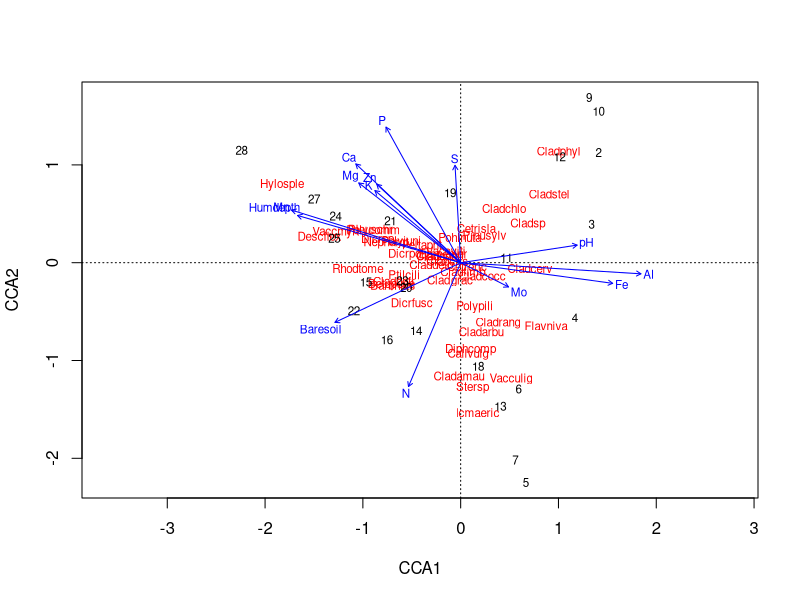
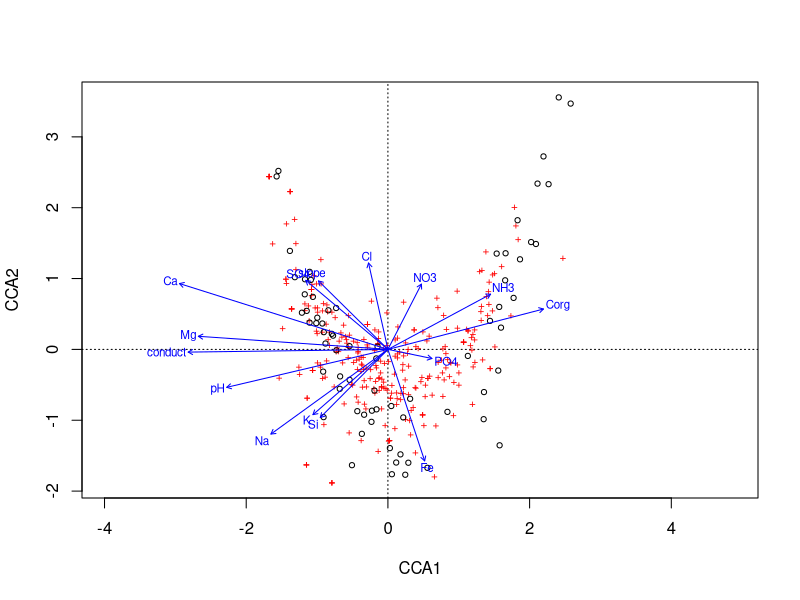
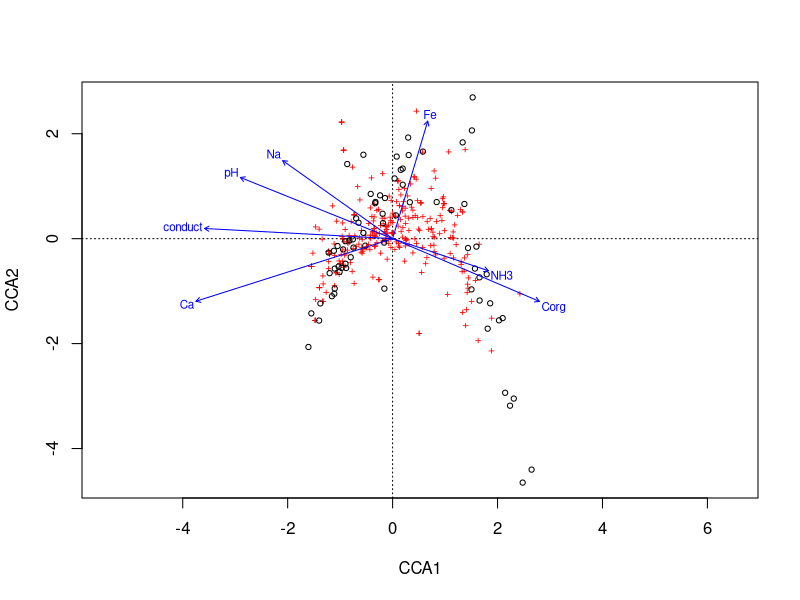
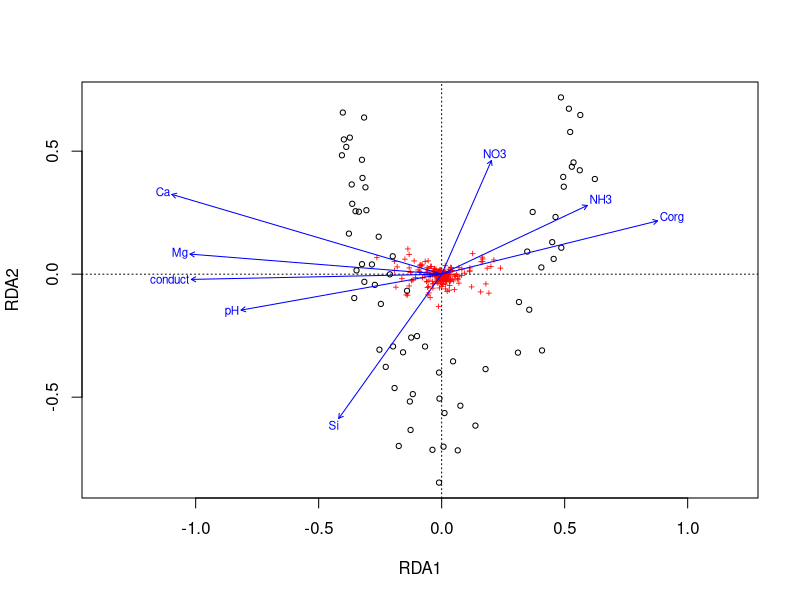
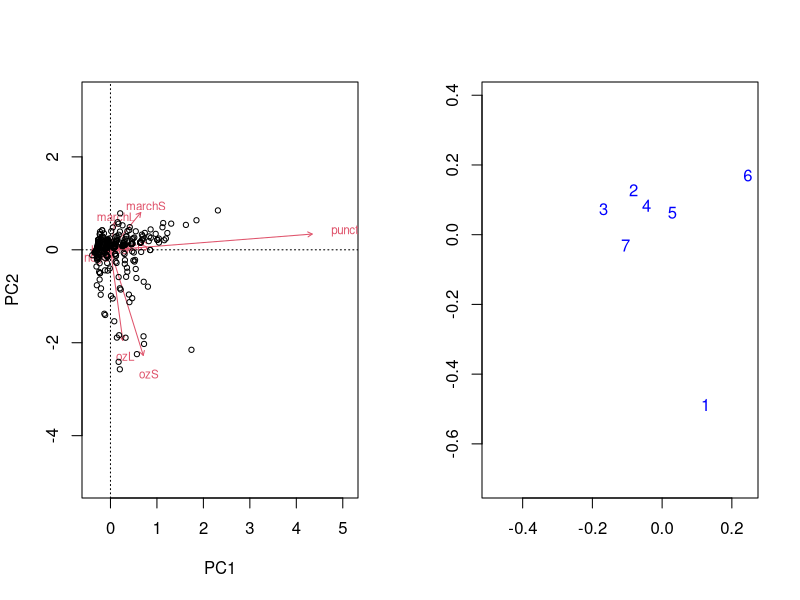

Reproduce these figures in R, in order.
## ----setup-options, echo = FALSE, results = "hide", message = FALSE------
knitr::opts_chunk$set(comment=NA, fig.align = "center",
                      out.width = "0.7\\linewidth",
                      echo = TRUE, message = TRUE, warning = TRUE,
                      cache = TRUE)
knitr::knit_hooks$set(crop.plot = knitr::hook_pdfcrop)

## ----packages, echo = FALSE, results = "hide", message = FALSE-----------
library("vegan")
data(varespec)
data(varechem)

## ----cca-model-----------------------------------------------------------
cca1 <- cca(varespec ~ ., data = varechem)
cca1

## ----rda-model-----------------------------------------------------------
rda1 <- rda(varespec ~ ., data = varechem)
rda1

## ----eigenvals-----------------------------------------------------------
eigenvals(cca1)

## ----your-turn-fit-cca---------------------------------------------------
library("vegan")
data(varechem, varespec)
## ...your code here...

## ----scores--------------------------------------------------------------
str(scores(cca1, choices = 1:4, display = c("species","sites")), max = 1)
head(scores(cca1, choices = 1:2, display = "sites"))

## ----scaling-example, results = "hide"-----------------------------------
scores(cca1, choices = 1:2, display = "species", scaling = 3)

## ----partial-ordination--------------------------------------------------
pcca <- cca(X = varespec,
            Y = varechem[, "Ca", drop = FALSE],
            Z = varechem[, "pH", drop = FALSE])
pcca <- cca(varespec ~ Ca + Condition(pH), data = varechem) ## easier!

## ----triplot-1, fig.height = 5, crop.plot = TRUE, out.width = "0.5\\linewidth"----
plot(cca1)

## ----cca-model-build1----------------------------------------------------
vare.cca <- cca(varespec ~ Al + P*(K + Baresoil), data = varechem)
vare.cca

## ----stepwise-1----------------------------------------------------------
upr <- cca(varespec ~ ., data = varechem)
lwr <- cca(varespec ~ 1, data = varechem)
set.seed(1)
mods <- ordistep(lwr, scope = formula(upr), trace = 0)

## ----stepwise-cca--------------------------------------------------------
mods

## ----stepwise-anova------------------------------------------------------
mods$anova

## ----stepwise-reverse----------------------------------------------------
mods2 <- step(upr, scope = list(lower = formula(lwr), upper = formula(upr)), trace = 0,
              test = "perm")
mods2

## ----cca-anova-----------------------------------------------------------
set.seed(42)
(perm <- anova(cca1))

## ----anova-args----------------------------------------------------------
args(anova.cca)

## ----anova-by-axis-------------------------------------------------------
set.seed(1)
anova(mods, by = "axis")

## ----anova-by-term-------------------------------------------------------
set.seed(5)
anova(mods, by = "terms")

## ----anova-by-margin-----------------------------------------------------
set.seed(10)
anova(mods, by = "margin")

## ----meadows-setup-------------------------------------------------------
## load vegan
library("vegan")

## load the data
spp <- read.csv("data/meadow-spp.csv", header = TRUE, row.names = 1)
env <- read.csv("data/meadow-env.csv", header = TRUE, row.names = 1)

## ----meadows-cca-full----------------------------------------------------
m1 <- cca(spp ~ ., data = env)
set.seed(32)
anova(m1)

## ----meadows-cca-full-triplot, fig.height = 5, crop.plot = TRUE, out.width = "0.5\\linewidth"----
plot(m1)

## ----meadows-cca-stepwise------------------------------------------------
set.seed(67)
lwr <- cca(spp ~ 1, data = env)
m2 <- ordistep(lwr, scope = formula(m1), trace = FALSE)
m2

## ----meadows-cca-reduced-triplot, fig.height = 5, crop.plot = TRUE, out.width = "0.5\\linewidth"----
plot(m2)

## ----meadows-cca-anova---------------------------------------------------
m2$anova

## ----meadows-rda---------------------------------------------------------
spph <- decostand(spp, method = "hellinger")
m3 <- rda(spph ~ ., data = env)
lwr <- rda(spph ~ 1, data = env)
m4 <- ordistep(lwr, scope = formula(m3), trace = FALSE)

## ----meadows-rda-reduced-triplot, fig.height = 5, crop.plot = TRUE, out.width = "0.5\\linewidth"----
plot(m4)

## ----meadows-rda-adjrsquare----------------------------------------------
m5 <- ordiR2step(lwr, scope = formula(m3), trace = FALSE)
m5$anova

## ----goodness------------------------------------------------------------
head(goodness(mods))
head(goodness(mods, summarize = TRUE))

## ----inertcomp-----------------------------------------------------------
head(inertcomp(mods, proportional = TRUE))

## ----spenvcor------------------------------------------------------------
spenvcor(mods)

## ----intersetcor---------------------------------------------------------
intersetcor(mods)

## ----shuffle-time-series-------------------------------------------------
shuffle(10, control = how(within = Within(type = "series")))

## ----set-up-toroidal, include = FALSE------------------------------------
set.seed(4)
h <- how(within = Within(type = "grid", ncol = 3, nrow = 3))
perm <- shuffle(9, control = h)

## ----show-toroidal-------------------------------------------------------
matrix(perm, ncol = 3)

## ------------------------------------------------------------------------
plt <- gl(3, 10)
h <- how(within = Within(type = "series"), plots = Plots(strata = plt))

## ----helper-funs---------------------------------------------------------
args(Within)
args(Plots)

## ----how-args------------------------------------------------------------
args(how)

## ----ts-perm-example1----------------------------------------------------
plt <- gl(3, 10)
h <- how(within = Within(type = "series"),
         plots = Plots(strata = plt))
set.seed(4)
p <- shuffle(30, control = h)
do.call("rbind", split(p, plt)) ## look at perms in context

## ----ts-perm-example2----------------------------------------------------
plt <- gl(3, 10)
h <- how(within = Within(type = "series", constant = TRUE),
         plots = Plots(strata = plt))
set.seed(4)
p <- shuffle(30, control = h)
do.call("rbind", split(p, plt)) ## look at perms in context

## ----worked-example-devel-1----------------------------------------------
## load vegan
library("vegan")

## load the data
spp <- read.csv("data/ohraz-spp.csv", header = TRUE, row.names = 1)
env <- read.csv("data/ohraz-env.csv", header = TRUE, row.names = 1)
molinia <- spp[, 1]
spp <- spp[, -1]

## Year as numeric
env <- transform(env, year = as.numeric(as.character(year)))

## ----worked-example-devel-2----------------------------------------------
c1 <- rda(spp ~ year + year:mowing + year:fertilizer + year:removal + Condition(plotid), data = env)
(h <- how(within = Within(type = "none"), plots = Plots(strata = env$plotid, type = "free")))

## ----worked-example-devel-2a---------------------------------------------
set.seed(42)
anova(c1, permutations = h, model = "reduced")

## ----worked-example-devel-2b---------------------------------------------
set.seed(24)
anova(c1, permutations = h, model = "reduced", by = "axis")

## ----load-crayfish-------------------------------------------------------
## load data
crayfish <- head(read.csv("data/crayfish-spp.csv")[, -1], -1)
design <- read.csv("data/crayfish-design.csv", skip = 1)[, -1]

## fixup the names
names(crayfish) <- gsub("\\.", "", names(crayfish))
names(design) <- c("Watershed", "Stream", "Reach", "Run",
                   "Stream.Nested", "ReachNested", "Run.Nested")

## ----crayfish-unconstrained----------------------------------------------
m.pca <- rda(crayfish)
summary(eigenvals(m.pca))

## ----crayfish-pca-plot, fig.width = 16, fig.height = 7.5, fig.show = "hold", crop.plot = TRUE----
layout(matrix(1:2, ncol = 2))
biplot(m.pca, type = c("text", "points"), scaling = "species")
set.seed(23)
ev.pca <- envfit(m.pca ~ Watershed, data = design, scaling = "species")
plot(ev.pca, labels = levels(design$Watershed), add = FALSE)
layout(1)

## ----crayfish-watershed--------------------------------------------------
m.ws <- rda(crayfish ~ Watershed, data = design)
m.ws

## ----crayfish-watershed-2------------------------------------------------
summary(eigenvals(m.ws, constrained = TRUE))

set.seed(1)
ctrl <- how(nperm = 499, within = Within(type = "none"),
            plots = with(design, Plots(strata = Stream, type = "free")))
(sig.ws <- anova(m.ws, permutations = ctrl))

## ----crayfish-stream-----------------------------------------------------
m.str <- rda(crayfish ~ Stream + Condition(Watershed), data = design)
m.str

## ----crayfish-stream-2---------------------------------------------------
summary(eigenvals(m.str, constrained = TRUE))
set.seed(1)
ctrl <- how(nperm = 499, within = Within(type = "none"),
            plots = with(design, Plots(strata = Reach, type = "free")),
            blocks = with(design, Watershed))
(sig.str <- anova(m.str, permutations = ctrl))

## ----crayfish-reach------------------------------------------------------
(m.re <- rda(crayfish ~ Reach + Condition(Stream), data = design))

## ----crayfish-reach-2----------------------------------------------------
set.seed(1)
ctrl <- how(nperm = 499, within = Within(type = "none"),
            plots = with(design, Plots(strata = Run, type = "free")),
            blocks = with(design, Stream))
(sig.re <- anova(m.re, permutations = ctrl))

## ----crayfish-run--------------------------------------------------------
(m.run <- rda(crayfish ~ Run + Condition(Reach), data = design))

## ----crayfish-run-2------------------------------------------------------
set.seed(1)
ctrl <- how(nperm = 499, within = Within(type = "free"),
            blocks = with(design, Reach))
(sig.run <- anova(m.run, permutations = ctrl))

